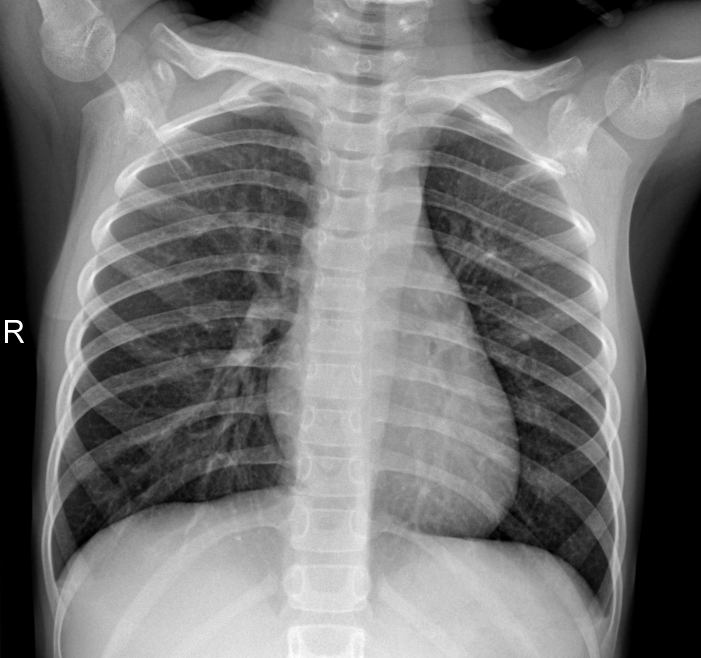
#> input picture chest_xray/train/NORMAL/IM-0147-0001.jpeg, 2102 x 1974 px, found by its file name (shown at 1/3 size); its folder holds only this picture in this run
$ python main.py
#> lines starting #> are read from the running program, lines starting #| are printed output that depends on the picture
### preprocessing.py
import cv2
import numpy as np
import os

def load_data(path):
    X = []
    y = []

    categories = {
        "NORMAL": -1,
        "PNEUMONIA": 1
    }

    for category, label in categories.items():
        folder_path = os.path.join(path, category)

        for image_name in os.listdir(os.path.join(folder_path)):
            if image_name.lower().endswith((".jpeg", ".jpg")):
                image_path = os.path.join(folder_path, image_name)
                img = cv2.imread(image_path, cv2.IMREAD_GRAYSCALE)
                if img is None:
                    continue

                img_resized = cv2.resize(img, (128, 128))
                X.append(img_resized)
                y.append(label)

    X = np.array(X)
    y = np.array(y)

    X = X.reshape(X.shape[0], -1).astype("float32") / 255.0

    return X, y

### model.py
import numpy as np
from tqdm import tqdm

class SoftSVM:
    def __init__(self, lr = 0.001, C=1.0, epochs=1000):
        self.w = None
        self.b = None
        self.lr = lr
        self.C = C
        self.epochs = epochs
        self.losses = []

    def fit(self, X, y):
        n_samples, n_features = X.shape # X (N, d)
        self.w = np.zeros(n_features)
        self.b = 0.0

        pbar = tqdm(range(self.epochs), desc="Training")

        for epoch in pbar:
            idx = np.random.permutation(n_samples)
            X, y = X[idx], y[idx]

            for i in range(n_samples):
                xi = X[i]
                yi = y[i]

                if yi * (xi @ self.w + self.b) < 1:
                    dw = self.w - self.C * yi * xi
                    db = -self.C * yi

                else:
                    dw = self.w
                    db = 0.0

                self.w -= self.lr * dw
                self.b -= self.lr * db

            loss = self.hinge_loss(X, y)
            self.losses.append(loss)
            pbar.set_postfix(loss=f"{loss:.4f}")

    def predict(self, X):
        return np.sign(X @ self.w + self.b)

    def hinge_loss(self, X, y):
        return 1 / 2 * np.dot(self.w, self.w) + self.C * np.sum(np.maximum(0, 1 - y * (X @ self.w + self.b)))

### main.py
from preprocessing import load_data
import numpy as np
from model import SoftSVM
from sklearn.metrics import precision_score, recall_score, f1_score
from sklearn.svm import LinearSVC

X_train, y_train = load_data('chest_xray\\train')
#> in load_data, img is the input picture: shape (1974, 2102); min 0, max 255, mean 117
#> in load_data, `img_resized = cv2.resize(img, (128, 128))`:
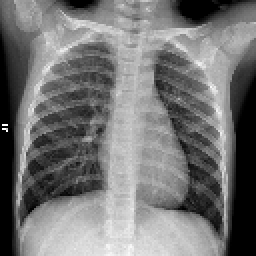
#> img_resized: shape (128, 128) (shown 2 times larger); min 0, max 255, mean 116.9
#> pass 2 of the loop in load_data, `for category, label in categories.items():`:
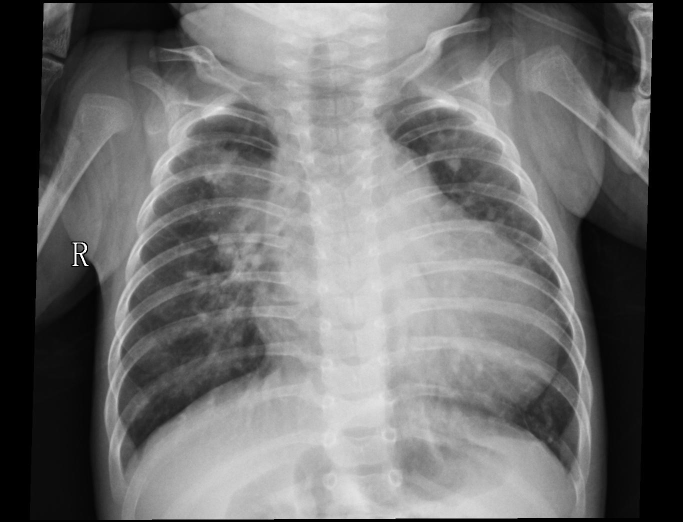
#> input picture chest_xray/train/PNEUMONIA/person1014_bacteria_2945.jpeg, 1366 x 1044 px, found by its file name (shown at 1/2 size)
#> in load_data, img is the input picture: shape (1044, 1366); min 0, max 255, mean 109.2
#> in load_data, `img_resized = cv2.resize(img, (128, 128))`:
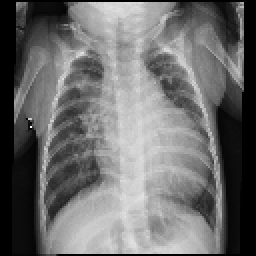
#> img_resized: shape (128, 128) (shown 2 times larger); min 0, max 254, mean 108.7
#> y_train = [-1, 1]
X_test, y_test = load_data('chest_xray\\test')
#> pass 2 of the loop in load_data, `for category, label in categories.items():`:
#> y_test = [-1, 1]

print(f"X train shape: {np.array(X_train).shape}, y train shape: {np.array(y_train).shape}")
#| X train shape: (2, 16384), y train shape: (2,)
print(f"X test shape: {np.array(X_test).shape}, y test shape: {np.array(y_test).shape}")
#| X test shape: (2, 16384), y test shape: (2,)

ssvm = SoftSVM()
ssvm.fit(X_train, y_train)
#> the loop in fit, `for epoch in pbar:` made 1000 passes
#> (y, loss) on passes 1 to 3: ([1, -1], 1.06), ([1, -1], 0.37), ([1, -1], 0.0568)
#> after the loop in fit, `for epoch in pbar:`: self.b = 0; self.losses = 1000 values, max 3.03 at index 3, min 0.0047 at index 257, mean 0.0253; self.w = 16384 values, max 0.00293 at index 173, min -0.00373 at index 7937, mean -0.000121
y_preds_1 = ssvm.predict(X_test)
#> y_preds_1 = [-1, 1]

precision = precision_score(y_test, y_preds_1, pos_label=1)
#> precision = 1
recall    = recall_score(y_test, y_preds_1, pos_label=1)
#> recall = 1
f1        = f1_score(y_test, y_preds_1, pos_label=1)
#> f1 = 1

print("Kết quả của SoftSVM")
print(f"Precision : {precision:.4f}")
#| Precision : 1.0000
print(f"Recall    : {recall:.4f}")
#| Recall    : 1.0000
print(f"F1-score  : {f1:.4f}")
#| F1-score  : 1.0000
# Precision : 0.7220
# Recall    : 0.9923
# F1-score  : 0.8359


svm = LinearSVC(C=1.0, loss='hinge', max_iter=1000)
svm.fit(X_train, y_train)
y_preds = svm.predict(X_test)
#> y_preds = [-1, 1]

precision = precision_score(y_test, y_preds, pos_label=1)
recall    = recall_score(y_test, y_preds, pos_label=1)
f1        = f1_score(y_test, y_preds, pos_label=1)

print("Kết quả của LinearSVC của thư viện sklearn")
print(f"Precision : {precision:.4f}")
#| Precision : 1.0000
print(f"Recall    : {recall:.4f}")
#| Recall    : 1.0000
print(f"F1-score  : {f1:.4f}")
#| F1-score  : 1.0000
# Precision : 0.7135
# Recall    : 0.9897
# F1-score  : 0.8292

# Đánh giá:
# - Precison của SoftSVM cao hơn nhiều so với của LinearSVC -> ít báo nhầm nhưng bỏ sót nhiều trường hợp bị pneumonia
# - Recall của LinearSVC cao hơn rất nhiều so với SoftSVM -> Bắt được hầu hết các trường hợp bị pneumonia nhưng chấp nhận báo nhầm
# - Về mặt tổng quan thì mô hình LinearSVC tốt hơn (F1: 0.8292 > 0.7889)
